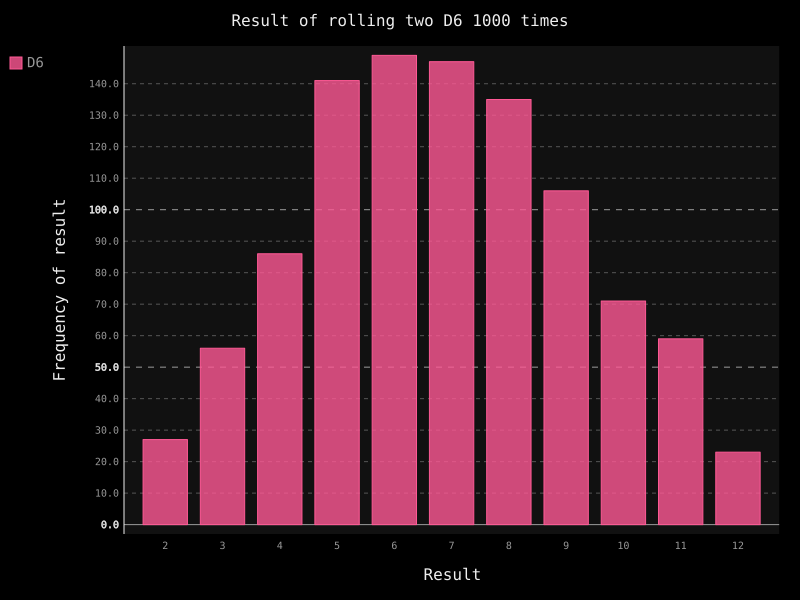

Write the Python code that produced this figure.
from die import Die
import pygal

die1 = Die()
die2 = Die()
results = []
for roll_num in range(1000):
    results.append(die1.roll() + die2.roll())
frequencies = []
for value in range(2,13):
    frequencies.append(results.count(value))
print(frequencies)

hist = pygal.Bar()
hist.title = "Result of rolling two D6 1000 times"
hist.x_labels = [str(x) for x in range(2,13)]
hist.x_title = "Result"
hist.y_title = "Frequency of result"
hist.add('D6',frequencies)
hist.render_to_file('die_visual.svg')
